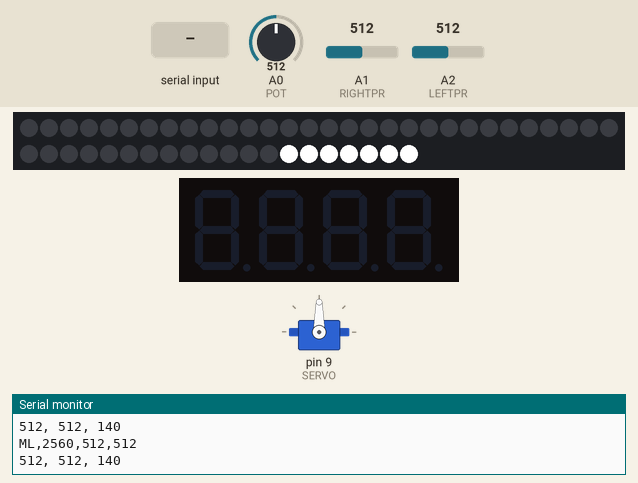
Simulated run of this sketch. Board: Arduino Uno, built with avr-gcc and run on an emulated ATmega328P. On the bench: 50 RGB LEDs in strip order, left to right, continuing on the next row, servo, 4-digit seven-segment display, the last lines printed to the serial monitor. Inputs (shaded band) come from the test bench; at power-on: A2 (LEFTPR) = 512, A1 (RIGHTPR) = 512, A0 (POT) = 512.

Above: at 2.0 s.
2.1 s: A2 (LEFTPR) set to 0
At 3.93 s:
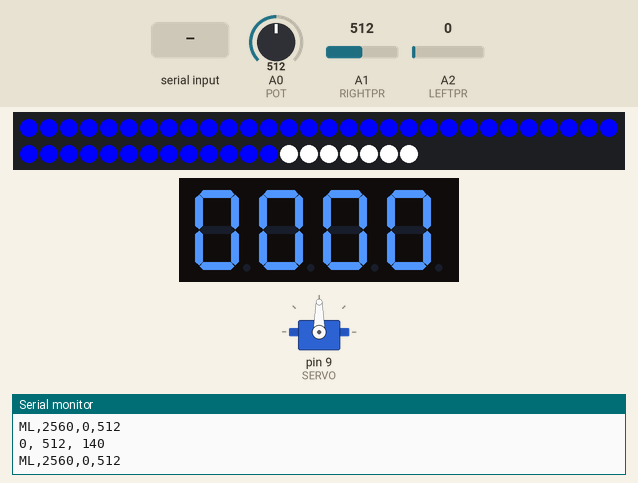
5.6 s: A1 (RIGHTPR) set to 541
8.1 s: A1 (RIGHTPR) set to 568
At 12.6 s:
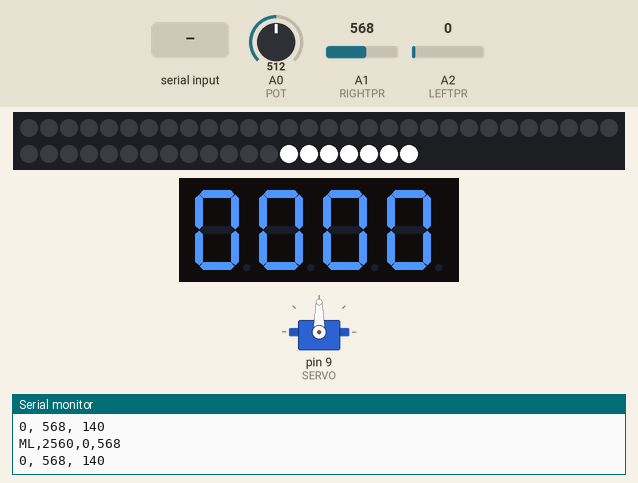
12.8 s: "90,45\n" received over Serial
17.5 s: A2 (LEFTPR) set to 360
22.2 s: A1 (RIGHTPR) set to 540
Timing chart, 0 to 25.2 s (numbered marks = the images above; inputs shaded):
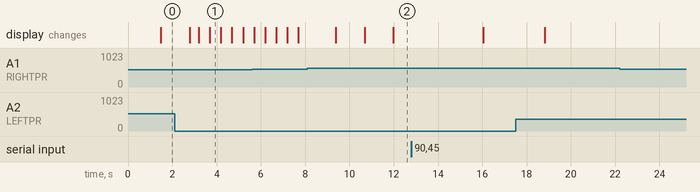

The sketch:

wheel.ino
```cpp
#include <Adafruit_NeoPixel.h>
#include <Servo.h>
#include <TimerOne.h>
#include "TM1637.h"
#define ON 1
#define OFF 0

// misc and clock constants
int pos = 0;
int8_t TimeDisp[] = {0x00,0x00,0x00,0x00};
unsigned char ClockPoint = 1;
unsigned char Update;
unsigned char halfsecond = 0;
unsigned char second = 0;
unsigned char minute = 0;
unsigned char hour = 0;

// pins
const int LEFTPR = 2;
const int RIGHTPR = 1;
const int SERVO = 9;
const int STRIP = 6;
const int POT = 0;
const int CLK = 10;
const int DIO = 11;

// thresholds and limits
const int numPixels = 50;
const int leftPRThreshold = 350; // number falls below threshold on covering; above on release
const int rightPRThreshold = 550;
const int leftStart = 0;
const int leftEnd = 22;
const int rightStart = 23;
const int rightEnd = 42;
const int backStart = 43;
const int backEnd = 50;

// objects
Adafruit_NeoPixel strip = Adafruit_NeoPixel(numPixels, STRIP, NEO_GRB + NEO_KHZ800);
Servo servo;
TM1637 tm1637(CLK, DIO);

// colors
uint32_t RED = strip.Color(255, 0, 0);
uint32_t GREEN = strip.Color(0, 255, 0);
uint32_t BLUE = strip.Color(0, 0, 255);
uint32_t WHITE = strip.Color(255, 255, 255);

int T = 0;

void setup() {
  Serial.begin(9600);

  // LED strip
  strip.begin();
  strip.show();

  // servo
  servo.attach(SERVO);  // attaches the servo on pin 9 to the servo object
  normalize();
  delay(150);
  servo.detach();

  // 7-segment LEDs
  tm1637.set();
  tm1637.init();
  Timer1.initialize(500000);//timing for 500ms
  Timer1.attachInterrupt(TimingISR);//declare the interrupt serve routine:TimingISR
}

void loop() {

  set(WHITE, backStart, backEnd);
  int voltage = (analogRead(POT) * (5.0));
  int voltage2 = map(voltage, 0, 2000, -90, 90);
  Serial.println(String(analogRead(LEFTPR)) + ", " + String(analogRead(RIGHTPR)) + ", " + String(voltage2));

  if(Update == ON) {
    TimeUpdate();
    tm1637.display(TimeDisp);
  }

  int rgb2[] = {6, 0, 0};
  int rgb3[] = {6, 6, 0};
  if(analogRead(LEFTPR) > leftPRThreshold && analogRead(RIGHTPR) > rightPRThreshold) {
    normalize();
    delay(150);
     servo.detach();
    gentleFlash(leftStart, rightEnd, rgb2, 150);
  }

  else if(analogRead(LEFTPR) > leftPRThreshold) {
    //normalize();
    zeroExcept(backStart, backEnd);
    gentleFlash(leftStart, leftEnd, rgb2, 150);
  }

  else if(analogRead(RIGHTPR) > rightPRThreshold) {
    //normalize();
    zeroExcept(backStart, backEnd);
    gentleFlash(rightStart, rightEnd, rgb2, 150);
  }

  else if(analogRead(LEFTPR) < leftPRThreshold && analogRead(RIGHTPR) < rightPRThreshold) {
    servo.detach();
    set(BLUE, leftStart, rightEnd);
  }

  /*
  int angle = voltage;
  int leftpr = analogRead(LEFTPR) > leftPRThreshold;
  int rightpr = analogRead(RIGHTPR) > rightPRThreshold;

  if( T > 100 && T < 200)
    Serial.println(String(angle) + "," + String(leftpr) + "," + String(rightpr) + "," + "d," + String(T));
  else {
    Serial.println(String(angle) + "," + String(leftpr) + "," + String(rightpr) + "," + "nd," + String(T));
    delay(1000);
  }
  T++;
  */

  Serial.println("ML," + String(voltage) + "," + String(analogRead(LEFTPR)) + "," + String(analogRead(RIGHTPR)));

  if(Serial.available() > 0) {
    char data = Serial.read();
    char str[2];
    str[0] = data;
    str[1] = '\0';
    if(String(str[0]).toInt() < 5) {
      zeroExcept(backStart, backEnd);
      gentleFlash(leftStart, rightEnd, rgb3, 150);
    }
  }
}

/* NEOPIXEL LEDS */
void sequence(uint32_t c, uint8_t wait) {
  for(uint16_t i = rightStart; i < numPixels; i++) {
    strip.setPixelColor(i, c);
    Serial.println(i);
    strip.show();
    delay(wait);
  }
}

/* Flash with no post-dimming
Starting LED
Ending LED
R, G, or B (1, 2, 3) including scaling factor
Time to execute one dim-bright-dim cycle, in ms
*/
void abruptFlash(int startpoint, int endpoint, int rgb[], uint8_t period) {
  uint32_t color;
  for(int i = 0; i < 256; i++) {
    color = strip.Color(rgb[0]*i, rgb[1]*i, rgb[2]*i);
    for(uint16_t p = startpoint; p <= endpoint; p++)
      strip.setPixelColor(p, color);
    strip.show();
    delay(period/256);
  }
}

/* Flash with post-dimming
Starting LED
Ending LED
R, G, or B (1, 2, 3) including scaling factor
Time to execute one dim-bright-dim cycle, in ms
*/
void gentleFlash(int startpoint, int endpoint, int rgb[], uint8_t period) {
  uint32_t color;
  for(int i = 0; i < 256; i++) {
    color = strip.Color(rgb[0]*i, rgb[1]*i, rgb[2]*i);
    for(uint16_t p = startpoint; p <= endpoint; p++)
      strip.setPixelColor(p, color);
    strip.show();
    delay(period/256);
  }
  for(int i = 255; i >= 0; i--) {
  color = strip.Color(rgb[0]*i, rgb[1]*i, rgb[2]*i);
    for(uint16_t p = startpoint; p <= endpoint; p++)
      strip.setPixelColor(p, color);
    strip.show();
    delay(period/256);
  }
}

void zero() {
  for(uint16_t p = 0; p < numPixels; p++)
    strip.setPixelColor(p, strip.Color(0, 0, 0));
  strip.show();
}

void zeroExcept(int startpoint, int endpoint) {
  for(uint16_t p = 0; p < numPixels; p++)
    if(p < startpoint || p > endpoint)
      strip.setPixelColor(p, strip.Color(0, 0, 0));
  strip.show();
}

void set(uint32_t c) {
  for(uint16_t p = 0; p < numPixels; p++)
    strip.setPixelColor(p, c);
  strip.show();
}

void set(uint32_t c, int startpoint, int endpoint) {
  for(uint16_t p = startpoint; p <= endpoint; p++)
    strip.setPixelColor(p, c);
  strip.show();
}

/* SERVO */
void normalize() {
  servo.attach(SERVO);
  servo.write(90);
}

/* 7-SEGMENT DISPLAY */
void TimingISR() {
  halfsecond ++;
  Update = ON;
  if(halfsecond == 2){
    second ++;
    if(second == 60)
    {
      minute ++;
      if(minute == 60)
      {
        hour ++;
        if(hour == 24)hour = 0;
        minute = 0;
      }
      second = 0;
    }
    halfsecond = 0;
  }
 // Serial.println(second);
  ClockPoint = (~ClockPoint) & 0x01;
}

void TimeUpdate(void) {
  if(ClockPoint)tm1637.point(POINT_ON);
  else tm1637.point(POINT_OFF);
  TimeDisp[0] = hour / 10;
  TimeDisp[1] = hour % 10;
  TimeDisp[2] = minute / 10;
  TimeDisp[3] = minute % 10;
  Update = OFF;
}
```

Measured:
- the behaviour switches between 550 and 551 on A1 (RIGHTPR) (found by bisection; images 1 and 2)
- after the input at 2.1 s, the display: first differs from a run without the input after 0.70 s (image 1)
